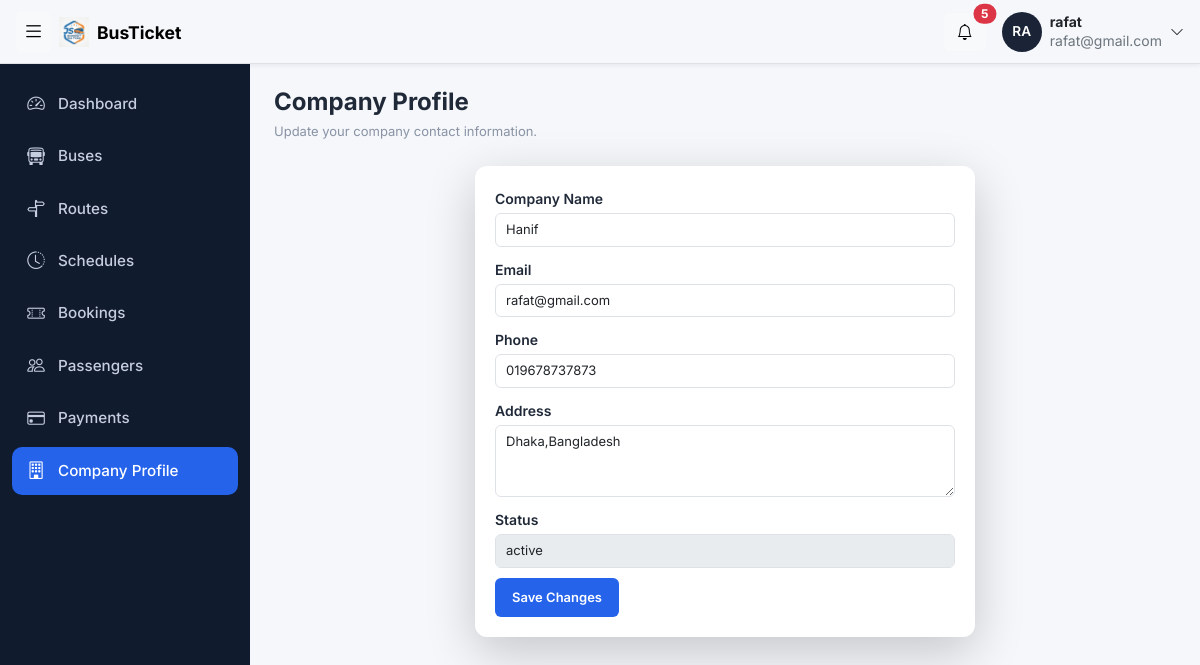
The app's page /company_admin/company_profile.php (signed in) with its own data.
### tables this page shows
CREATE TABLE `bus_companies` (
  `company_id` int(11) NOT NULL,
  `company_name` varchar(100) NOT NULL,
  `email` varchar(100) NOT NULL,
  `phone` varchar(20) NOT NULL,
  `address` text NOT NULL,
  `status` enum('active','inactive') NOT NULL,
  `created_at` timestamp NOT NULL DEFAULT current_timestamp() ON UPDATE current_timestamp()
);

### company_admin/company_profile.php (the view, shortened to what this page needs)
<?php
include '../config/db.php';
$company_id = $_SESSION['company_id'];
$sql = "SELECT company_name, email, phone, address, status
        FROM bus_companies
        WHERE company_id = '$company_id'";
$result = $conn->query($sql);
$company = $result->fetch_assoc();
?>
<!DOCTYPE html>
<html lang="en">
<head>
    <?php include '../includes/admin_css.php'; ?>
</head>
<body>
<?php include '../includes/topbar.php'; ?>
<div class="layout">
    <?php include '../includes/cmsidebar.php'; ?>
    <main class="container-fluid py-4 px-4">
        <div class="page-header">
            <div><h3>Company Profile</h3><p>Update your company contact information.</p></div>
        </div>
        <div class="company-card edit-form-card p-4">
            <form method="post">
                <div class="mb-3">
                    <label>Company Name</label>
                    <input type="text" name="company_name" class="form-control"
                           value="<?php echo htmlspecialchars($company['company_name'], ENT_QUOTES, 'UTF-8'); ?>" required>
                </div>
                <div class="mb-3">
                    <label>Email</label>
                    <input type="email" name="email" class="form-control"
                           value="<?php echo htmlspecialchars($company['email'], ENT_QUOTES, 'UTF-8'); ?>" required>
                </div>
                <div class="mb-3">
                    <label>Phone</label>
                    <input type="text" name="phone" class="form-control"
                           value="<?php echo htmlspecialchars($company['phone'], ENT_QUOTES, 'UTF-8'); ?>" required>
                </div>
                <div class="mb-3">
                    <label>Address</label>
                    <textarea name="address" class="form-control" rows="3" required><?php echo htmlspecialchars($company['address'], ENT_QUOTES, 'UTF-8'); ?></textarea>
                </div>
                <div class="mb-3">
                    <label>Status</label>
                    <input type="text" class="form-control" value="<?php echo htmlspecialchars($company['status'], ENT_QUOTES, 'UTF-8'); ?>" disabled>
                </div>
                <button type="submit" class="btn-save">Save Changes</button>
            </form>
        </div>
    </main>
</div>
</body>
</html>

### assets/css/admin.css (style rules this page uses)
:root { --topbar-h: 64px; --sidebar-w: 250px; --sidebar-w-collapsed: 72px; --brand: #2563eb; --ink: #1b2437; --bg: #f4f6fa; }
body { background: var(--bg); color: var(--ink); font-family: "Inter", "Nirmala UI", system-ui, sans-serif; }
.layout { display: flex; min-height: calc(100vh - var(--topbar-h)); margin-top: var(--topbar-h); }
.layout > .sidebar + * { flex: 1; min-width: 0; margin-left: var(--sidebar-w); transition: margin-left .25s ease; }

### assets/css/companies.css (style rules this page uses)
body { background: #f5f7fb; font-family: 'Inter', sans-serif; color: #202938; }
.page-header { display: flex; justify-content: space-between; align-items: center; margin-bottom: 25px; width: 90%; }
.page-header h3 { font-size: 24px; font-weight: 700; margin-bottom: 5px; }
.page-header p, .form-heading p { color: #8993a4; font-size: 13px; margin: 0; }
.company-card { background: white; border-radius: 12px; padding: 22px; box-shadow: 0 3px 15px rgba(0,0,0,0.04); }
.btn-cancel, .btn-save { padding: 10px 17px; border-radius: 6px; border: none; font-size: 13px; font-weight: 600; }
.btn-save { background: #2563eb; color: white; }
.edit-form-card { max-width: 500px; margin: 0 auto; padding: 20px !important; box-shadow: 0 15px 50px rgba(0, 0, 0, 0.2); }
.edit-form-card label { font-size: 14px; font-weight: 600 ; margin-bottom: 4px; }
.edit-form-card .form-control, .edit-form-card .form-select { font-size: 13px; padding: 6px 10px; }
.edit-form-card textarea.form-control { min-height: 60px; }
.edit-form-card .mb-3 { margin-bottom: 10px !important; }

### assets/css/adminbar.css (style rules this page uses)
body { background: #f5f7fb; font-family: 'Inter', sans-serif; color: #202938; }
.page-header { display: flex; justify-content: space-between; align-items: center; margin-bottom: 25px; }
.page-header h3 { font-size: 24px; font-weight: 700; margin-bottom: 5px; }
.page-header p, .form-heading p { color: #8993a4; font-size: 13px; margin: 0; }
.company-card { background: white; border-radius: 12px; padding: 22px; box-shadow: 0 3px 15px rgba(0,0,0,0.04); }
.btn-cancel, .btn-save { padding: 10px 17px; border-radius: 6px; border: none; font-size: 13px; font-weight: 600; }
.btn-save { background: #2563eb; color: white; }
.edit-form-card { max-width: 500px; margin: 0 auto; padding: 20px !important; box-shadow: 0 15px 50px rgba(0, 0, 0, 0.2); }
.edit-form-card label { font-size: 14px; font-weight: 600 ; margin-bottom: 4px; }
.edit-form-card .form-control, .edit-form-card .form-select { font-size: 13px; padding: 6px 10px; }
.edit-form-card textarea.form-control { min-height: 60px; }
.edit-form-card .mb-3 { margin-bottom: 10px !important; }

### records on screen
bus_companies: company_name "Hanif", email "rafat@gmail.com", phone "019678737873", address "Dhaka,Bangladesh", status "active"

### other values on screen
substr($_SESSION['name'], 0, 2) "RA"
$_SESSION['name'] "rafat"
$_SESSION['email'] "rafat@gmail.com"
